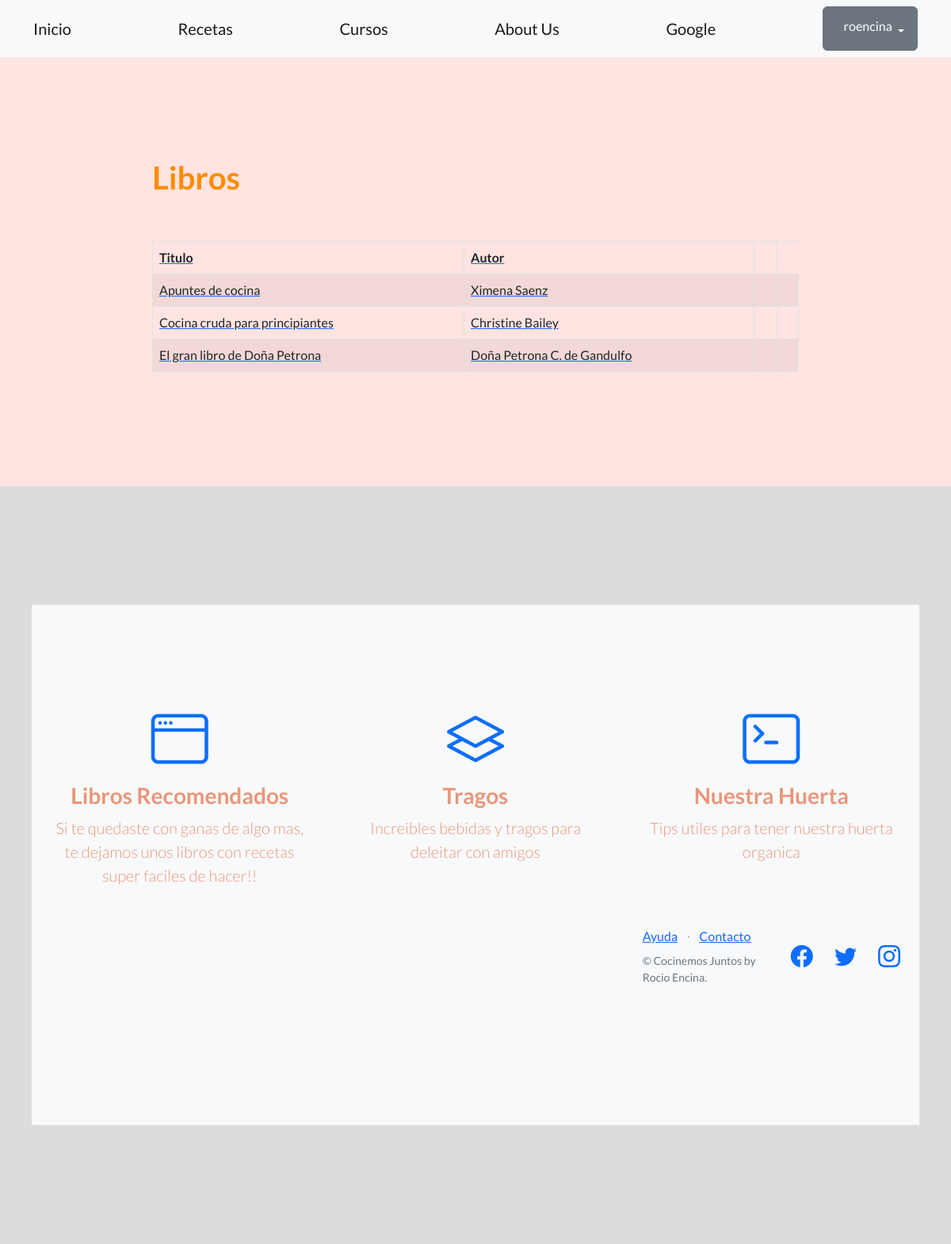
The page /comidas/libros-recomendados/ (signed in) on the database its author committed.
### recetas/models.py (models this page shows, shortened)
class Libro(models.Model):
    titulo=models.CharField(max_length=64)
    autor=models.CharField(max_length=64)
    imagenLibro = models.ImageField(null=True, blank=True, upload_to="imagenes/")

### recetas/views.py (the view)
# urls.py: path('libros-recomendados/', libro_recomendado, name="libro_recomendado"),
def libro_recomendado(request):
    contexto={
    "libros":Libro.objects.all(),
             }
    http_response= render (
        request= request,
        template_name= 'recetas/libro_recomendado.html',
        context= contexto,
    )
    return http_response

### recetas/templates/recetas/libro_recomendado.html (shortened to what this page needs)
{% extends "base.html" %}
{% block contenido %}
<h1 style="color:darkorange;">
  Libros
</h1>
<a href="{% url 'libro_recomendado' %}" </a>
<br><br>
<table class="table table-striped table-bordered">
  <thead>
      <tr>
      <th>Titulo</th>
      <th>Autor</th>
      <th></th>
</tr>
<tbody>
    {% for libros in libros %}
    <tr>
      <td>{{ libros.titulo }}</td>
      <td>{{ libros.autor }}</td>
      <td>
       </td>
      <td>
      </td>
    </tr>
    {% endfor %}
  </tbody>
</table>
{% endblock contenido %}

### templates_base/base.html (shortened to what this page needs)
{% load static %}
<!DOCTYPE html>
<html lang="en">
    <head>
        <link href="https://cdn.jsdelivr.net/npm/bootstrap-icons@1.5.0/font/bootstrap-icons.css" rel="stylesheet" type="text/css" />
        <link href="{% static 'css/styles.css' %}" rel="stylesheet" />
    <body>
    <nav class="navbar navbar-light bg-light static-top">
        <div class="container">
            <a class="navbar-brand" href="{% url 'inicio' %}">Inicio</a>
            <a class="navbar-brand" href="{% url 'lista_recetas' %}">Recetas</a>
            <a class="navbar-brand" href="{% url 'lista_cursos' %}">Cursos</a>
            <a class="navbar-brand" href="{% url 'about-us' %}">About Us</a>
            <a class="navbar-brand" href="https://www.google.com">Google</a>
            {% if user.is_authenticated %}
            <div class="dropdown">
                <button class="btn btn-secondary dropdown-toggle" type="button" id="dropdownMenuButton1" data-bs-toggle="dropdown" aria-expanded="false">
                    <div style="display: inline-flex;">
                        <span>{{ user.username }}</span>
                    </div>
                </button>
            </div>
            {% else %}
            <a class="btn btn-primary" href="{% url 'login' %}">Inicio sesión</a>
            <a class="btn btn-success" href="{% url 'registro' %}">Registro</a>
            {% endif %}
        </div>
    </nav>
    <section style="padding:8rem 12rem; background-color: mistyrose;">
        {% block contenido %}
        {% endblock contenido %}
    </section>
        <section style="padding: 150px 40px; background-color:gainsboro;">
        <section class="features-icons bg-light text-center"style=" color: darksalmon;">
            <div class="container">
                <div class="row">
                    <div class="col-lg-4">
                        <div class="features-icons-item mx-auto mb-5 mb-lg-0 mb-lg-3">
                            <div class="features-icons-icon d-flex"><i class="bi-window m-auto text-primary"></i></div>
                            <h3> <a class="navbar-brand" href="{% url 'libro_recomendado' %}">Libros Recomendados</a> </h3>
                            <p class="lead mb-0">Si te quedaste con ganas de algo mas, te dejamos unos libros con recetas super faciles de hacer!!</p>
                        </div>
                    </div>
                    <div class="col-lg-4">
                        <div class="features-icons-item mx-auto mb-5 mb-lg-0 mb-lg-3">
                            <div class="features-icons-icon d-flex"><i class="bi-layers m-auto text-primary"></i></div>
                            <h3>Tragos</h3>
                            <p class="lead mb-0">Increibles bebidas y tragos para deleitar con amigos</p>
                        </div>
                    </div>
                    <div class="col-lg-4">
                        <div class="features-icons-item mx-auto mb-0 mb-lg-3">
                            <div class="features-icons-icon d-flex"><i class="bi-terminal m-auto text-primary"></i></div>
                            <h3>Nuestra Huerta</h3>
                            <p class="lead mb-0">Tips utiles para tener nuestra huerta organica</p>
                        </div>
        <footer class="footer bg-light">
            <div class="container">
                <div class="row">
                    <div class="col-lg-6 h-100 text-center text-lg-start my-auto">
                        <ul class="list-inline mb-2">
                            <li class="list-inline-item"><a href="#!">Ayuda</a></li>
                            <li class="list-inline-item">⋅</li>
                            <li class="list-inline-item"><a href="#!">Contacto</a></li>
                        </ul>
                        <p class="text-muted small mb-4 mb-lg-0">&copy; Cocinemos Juntos by Rocio Encina.</p>
                    </div>
                    <div class="col-lg-6 h-100 text-center text-lg-end my-auto">
                        <ul class="list-inline mb-0">
                            <li class="list-inline-item me-4">
                                <a href="https://www.facebook.com/Coderhouse/"><i class="bi-facebook fs-3"></i></a>
                            </li>
                            <li class="list-inline-item me-4">
                                <a href="https://twitter.com/coderhouse"><i class="bi-twitter fs-3"></i></a>
                            </li>
                            <li class="list-inline-item">
                                <a href="https://www.instagram.com/coderhouse"><i class="bi-instagram fs-3"></i></a>
                            </li>
                        </ul>
                    </div>
        </footer>
    </body>
</html>

### rows shown on the page
Libro: titulo "Apuntes de cocina", autor "Ximena Saenz"
Libro: titulo "Cocina cruda para principiantes", autor "Christine Bailey"
Libro: titulo "El gran libro de Doña Petrona", autor "Doña Petrona C. de Gandulfo"

### other values the page prints
{{ user.username }} "roencina"
